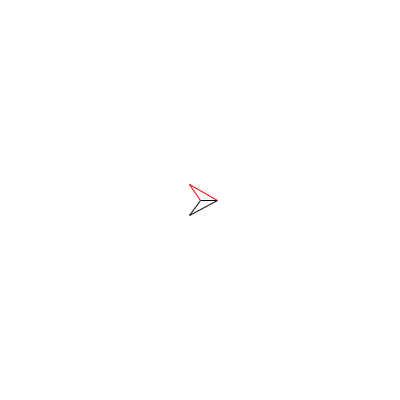
Frame 1 (no input)
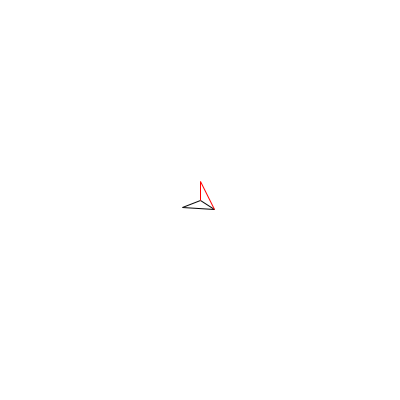
Frame 60 (the mouse pressed at the canvas centre just before this capture)
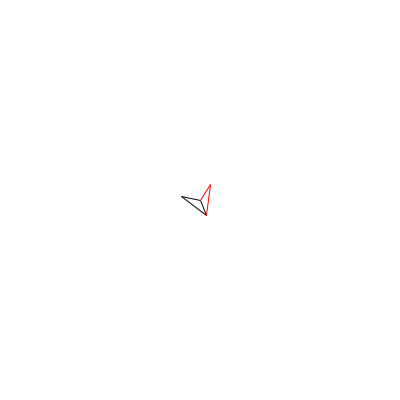
Frame 120 (the mouse held since frame 60 and released just before this capture)

The Processing sketch that drew these frames (run headless with seeded random() and noise(); from frame 60 on, the mouse is pressed at the canvas centre):

// Processing sketch: aeroplane_1
// ── aeroplane_1.pde
float x = 0;
float y = 0;
float r = 40;
float theta = 0;



void setup(){
  size(400,400);

}


void draw(){
  //dimensions of craft
float nose = 23;
float aperture = 21;
float wingspan = r+-61;
  
  background(255);
translate(width/2, height/2);
stroke(5);


//central header
beginShape();
noFill();
//centre p4
vertex(x,y);
//tip p1
vertex((r-nose) * cos(theta), (r-nose) * sin(theta));
println(r-20);
endShape(CLOSE);
  
//wing1
beginShape();
noFill();
//centre p4
vertex(x,y);
//right p3
vertex((r+wingspan) * cos(theta+aperture), (r+wingspan) * sin(theta+aperture));
endShape(CLOSE);

beginShape();
//tip p1
vertex((r-nose) * cos(theta), (r-nose) * sin(theta));
//right p3
vertex((r+wingspan) * cos(theta+aperture), (r+wingspan) * sin(theta+aperture));
endShape(CLOSE);

//wing2
beginShape();
noFill();
stroke(255,0,0);
//centre p4
vertex(x,y);
//left p2
vertex((r+wingspan) * cos(theta-aperture), (r+wingspan) * sin(theta-aperture));
endShape(CLOSE);

beginShape();
//tip p1
vertex((r-nose) * cos(theta), (r-nose) * sin(theta));
//left p2
vertex((r+wingspan) * cos(theta-aperture), (r+wingspan) * sin(theta-aperture));
endShape(CLOSE);

theta +=0.01;
 
}
